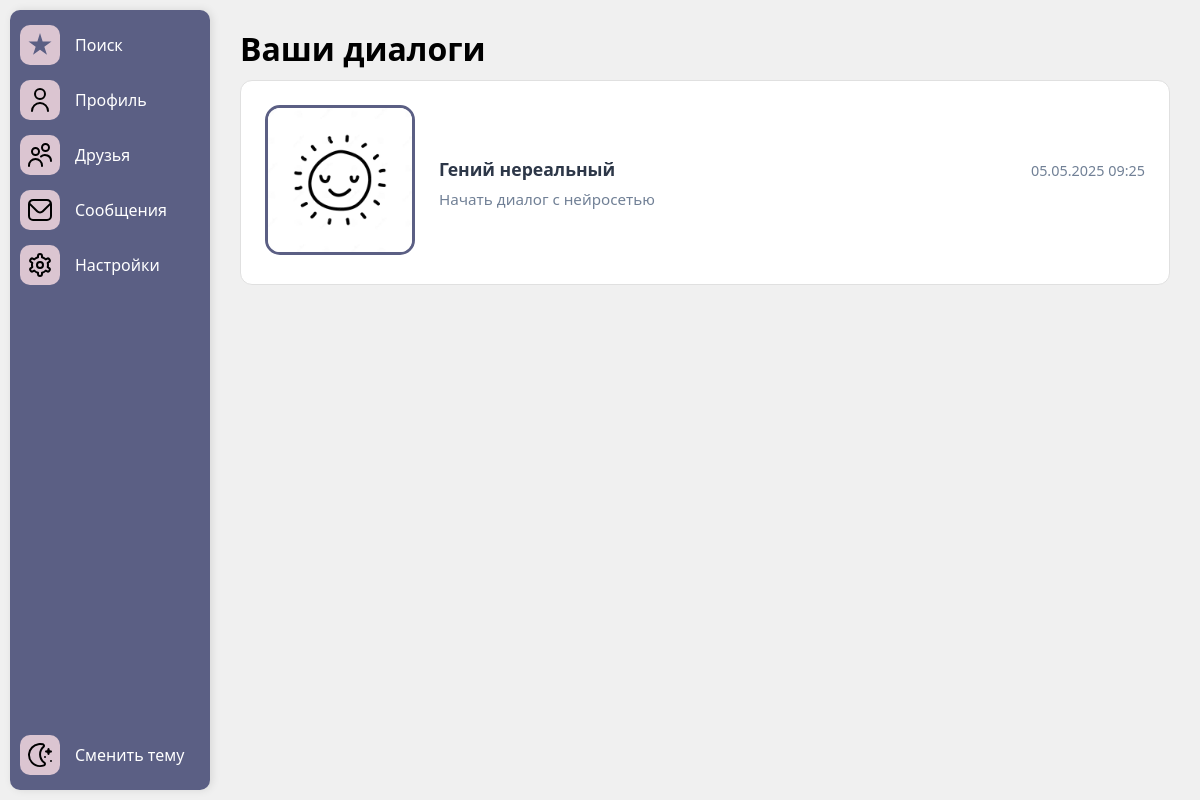
The app's page /messenger/ (signed in) with its own data.
### authuser/models.py (models this page shows, shortened)
class User(AbstractBaseUser, PermissionsMixin):
    full_name = models.CharField(max_length=100)
    email = models.EmailField(unique=True)
    is_active = models.BooleanField(default=True)
    is_staff = models.BooleanField(default=False)
    is_ai = models.BooleanField(default=False)
    objects = CustomUserManager()
    USERNAME_FIELD = 'email'
    REQUIRED_FIELDS = ['full_name']

class Profile(models.Model):
    user = models.OneToOneField(User, on_delete=models.CASCADE, related_name='profile')
    avatar = models.ImageField(upload_to='avatars/', blank=True, null=True, default='avatars/default_avatar.jpg')
    gender = models.ForeignKey('Gender', on_delete=models.SET_NULL, blank=True, null=True)
    job = models.CharField(max_length=20, blank=True, null=True)
    birth_date = models.DateField(blank=True, null=True)
    bio = models.CharField(max_length=200, blank=True, null=True)
    city = models.ForeignKey('City', on_delete=models.SET_NULL, blank=True, null=True)
    interests = models.ManyToManyField('Interest', blank=True)
    height = models.PositiveIntegerField(blank=True, null=True)
    zodiac_sign = models.ForeignKey('Zodiac', on_delete=models.SET_NULL, blank=True, null=True)
    smoking = models.ForeignKey('Smoking', on_delete=models.SET_NULL, blank=True, null=True)
    alcohol = models.ForeignKey('Alcohol', on_delete=models.SET_NULL, blank=True, null=True)
    religion = models.ForeignKey('Religion', on_delete=models.SET_NULL, blank=True, null=True)
    education = models.ForeignKey('Education', on_delete=models.SET_NULL, blank=True, null=True)
    children = models.ForeignKey('Children', on_delete=models.SET_NULL, blank=True, null=True)
    language = models.ManyToManyField('Language', blank=True, null=True)
    relationship = models.ForeignKey('Relationship', on_delete=models.SET_NULL, blank=True, null=True)

### messenger/views.py (the view)
# urls.py: path('messenger/', messenger, name='messenger'),
def messenger(request):
    current_user = request.user
    sent_to_user_ids = Message.objects.filter(receiver=current_user).values_list('sender_id', flat=True)
    sent_by_user_ids = Message.objects.filter(sender=current_user).values_list('receiver_id', flat=True)
    interlocutor_ids = set(list(sent_by_user_ids) + list(sent_to_user_ids))
    try:
        ai_user = User.objects.get(id=11)
        interlocutor_ids.add(ai_user.id)
    except User.DoesNotExist:
        print("Dialog list: AI user not found in database.")
    interlocutors = User.objects.filter(id__in=interlocutor_ids)
    dialogs_data = []
    for interlocutor in interlocutors:
        last_message = Message.objects.filter(
            (Q(sender=current_user,
               receiver=interlocutor) |
             Q(sender=interlocutor, receiver=current_user))
        ).order_by('-timestamp').first()
        if last_message or (hasattr(interlocutor, 'is_ai') and interlocutor.is_ai):
            dialog_info = {
                'interlocutor': interlocutor,
                'last_message': last_message
            }
            if (hasattr(interlocutor, 'is_ai') and interlocutor.is_ai) and not last_message:
                dialog_info['last_message'] = type('obj', (object,), {
                    'text': "Начать диалог с нейросетью",
                    'timestamp': timezone.now()
                })()
            dialogs_data.append(dialog_info)
    dialogs_data.sort(key=lambda x: x['last_message'].timestamp, reverse=True)
    context = {
        'dialogs': dialogs_data,
        'user': current_user,
    }
    return render(request, 'dialog_list.html', context)

### templates/dialog_list.html
{% extends 'base.html' %}
{% load static %}
{% block content %}
<link rel="stylesheet" href="{% static 'css/dialog_list_style.css' %}">
<ul class="dialog-list">
    <div>
        <h1 style="margin-top: -35px; margin-bottom: 10px; ">Ваши диалоги</h1>
    </div>
    {% for dialog in dialogs %}
    <li class="dialog-item">
        <a href="{% url 'messenger_detail' dialog.interlocutor.id %}">
            <div class="avatar-wrapper">
                <img class="avatar"
                     src="{{ dialog.interlocutor.profile.avatar.url }}"
                     alt="{{ dialog.interlocutor.full_name }}"
                     onclick="openPhotoPreview(this.src)">
            </div>
            <div class="dialog-content">
                <div class="dialog-header">
                    <span class="dialog-name">{{ dialog.interlocutor.full_name }}</span>
                    <span class="timestamp">{{ dialog.last_message.timestamp|date:"d.m.Y H:i" }}</span>
                </div>
                <p class="last-message">
                    {{ dialog.last_message.text|truncatechars:50 }}
                </p>
            </div>
        </a>
    </li>
    {% empty %}
    <li class="empty-state">У вас пока нет диалогов</li>
    {% endfor %}
</ul>
{% endblock %}

### static/css/sidebar_styles.css (style rules this page uses)
* { box-sizing: border-box; margin: 0; padding: 0; }
body { font-family: 'Segoe UI', sans-serif; background: #f0f0f0; transition: background 0.3s; }

### static/css/dialog_list_style.css (style rules this page uses)
.dialog-list { list-style: none; padding: 30px; width: 100%; margin: 2rem auto; }
.dialog-item { background: #ffffff; border-radius: 12px; margin-bottom: 30px; transition: transform 0.2s, box-shadow 0.2s; border: 1px solid #e0e0e0; }
.dialog-item a { display: flex; align-items: center; padding: 1.5rem; text-decoration: none; color: #2d3748; gap: 1.5rem; }
.avatar-wrapper { position: relative; flex-shrink: 0; }
.avatar { width: 150px; height: 150px; border-radius: 10%; object-fit: cover; border: 3px solid #5B5F84; transition: transform 0.2s; }
.dialog-content { flex: 1; min-width: 0; }
.dialog-header { display: flex; justify-content: space-between; align-items: baseline; gap: 1rem; margin-bottom: 0.5rem; }
.dialog-name { font-weight: 600; font-size: 1.1rem; color: #2d3748; white-space: nowrap; overflow: hidden; text-overflow: ellipsis; }
.timestamp { font-size: 0.9rem; color: #718096; flex-shrink: 0; }
.last-message { color: #718096; font-size: 0.95rem; display: -webkit-box; -webkit-line-clamp: 2; -webkit-box-orient: vertical; overflow: hidden; }

### records on screen
User: interlocutor.profile.avatar (placeholder picture), interlocutor.full_name "Гений нереальный", last_message.timestamp "05.05.2025 09:25", last_message.text "Начать диалог с нейросетью"
